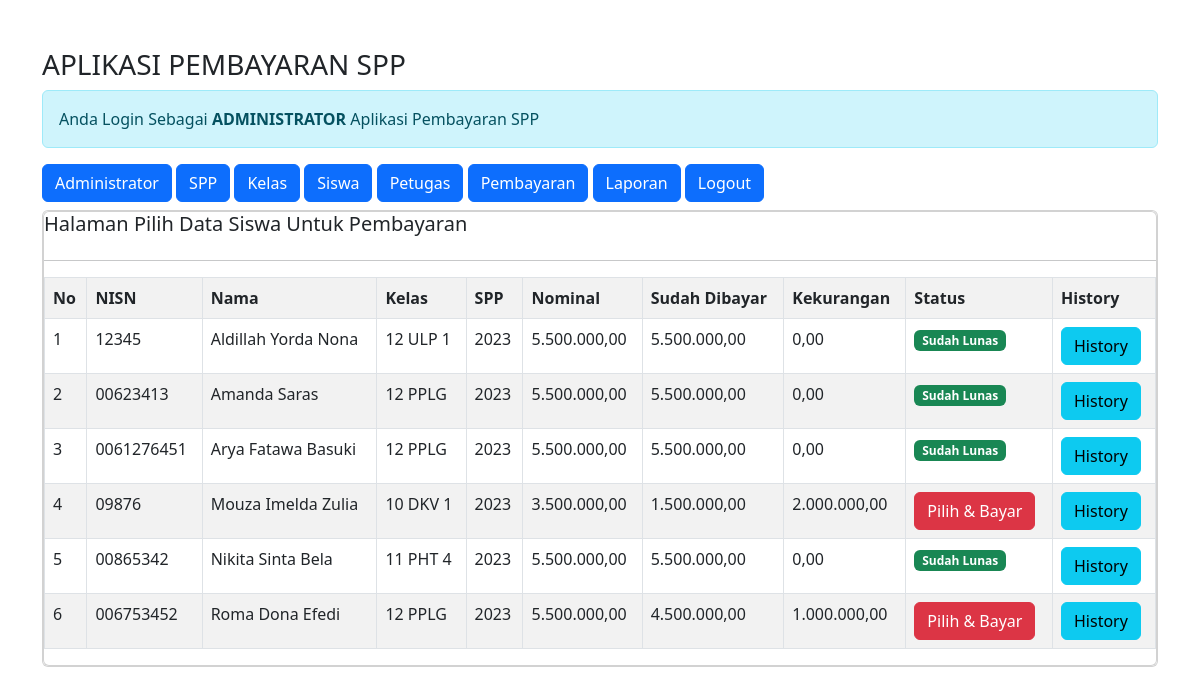
The app's page /pembayaran_ukk/admin/admin.php?url=pembayaran (signed in) with its own data.
### tables this page shows
CREATE TABLE `siswa` (
  `nisn` char(10) NOT NULL,
  `nis` char(8) NOT NULL,
  `nama` varchar(50) NOT NULL,
  `id_kelas` int(11) NOT NULL,
  `alamat` text NOT NULL,
  `no_telp` varchar(13) NOT NULL,
  `id_spp` int(11) NOT NULL
);

CREATE TABLE `kelas` (
  `id_kelas` int(11) NOT NULL,
  `nama_kelas` varchar(10) NOT NULL,
  `kopetensi_keahlian` varchar(50) NOT NULL
);

CREATE TABLE `spp` (
  `id_spp` int(11) NOT NULL,
  `tahun` int(11) NOT NULL,
  `nominal` int(11) NOT NULL
);

### pembayaran_ukk/admin/pembayaran.php (the view)
<h5>Halaman Pilih Data Siswa Untuk Pembayaran</h5>
<hr>
<table class="table table-striped table-bordered">
	<tr class="fw-bold">
		<td>No</td>
		<td>NISN</td>
		<td>Nama</td>
		<td>Kelas</td>
		<td>SPP</td>
		<td>Nominal</td>
		<td>Sudah Dibayar</td>
		<td>Kekurangan</td>
		<td>Status</td>
		<td>History</td>
	</tr>
	<?php
	include'../koneksi.php';
	$no = 1;
	$sql = "SELECT*FROM siswa,spp,kelas WHERE siswa.id_kelas=kelas.id_kelas AND siswa.id_spp=spp.id_spp ORDER By nama ASC ";
	$query = mysqli_query($koneksi, $sql);
	foreach ($query as $data){
		$data_pembayaran = mysqli_query($koneksi,"SELECT SUM(jumlah_bayar) as jumlah_bayar FROM pembayaran WHERE nisn='$data[nisn]'");
		$data_pembayaran = mysqli_fetch_array($data_pembayaran);
		$sudah_bayar = $data_pembayaran['jumlah_bayar'];
		$kekurangan = $data['nominal']-$data_pembayaran['jumlah_bayar'];
		?>
		<tr>
			<td><?= $no++; ?></td>
			<td><?= $data['nisn'] ?></td>
			<td><?= $data['nama'] ?></td>
			<td><?= $data['nama_kelas'] ?></td>
			<td><?= $data['tahun'] ?></td>
			<td><?= number_format($data['nominal'],2,',','.'); ?></td>
			<td><?= number_format($sudah_bayar,2,',','.'); ?></td>
			<td><?= number_format($kekurangan,2,',','.'); ?></td>
			<td>
				<?php
				if($kekurangan==0){
					echo"<span class='badge text-bg-success'> Sudah Lunas </span>";
				}else{ ?>
					<a href="?url=tambah-pembayaran&nisn=<?= $data['nisn'] ?>&kekurangan=<?= $kekurangan ?>" class="btn btn-danger"> Pilih & Bayar </a>
				<?php } ?>
			</td>
			<td>
				<a href="?url=history-pembayaran&nisn=<?= $data['nisn'] ?>" class="btn btn-info">History</a>
			</td>
		</tr>
    <?php } ?>
</table>

### records on screen
siswa: nisn "12345", nama "Aldillah Yorda Nona", id_kelas.nama_kelas "12 ULP 1", id_spp.tahun "2023", id_spp.nominal "5.500.000,00", sudah_bayar "5.500.000,00", kekurangan "0,00", shows "Sudah Lunas"
siswa: nisn "00623413", nama "Amanda Saras", id_kelas.nama_kelas "12 PPLG", id_spp.tahun "2023", id_spp.nominal "5.500.000,00", sudah_bayar "5.500.000,00", kekurangan "0,00", shows "Sudah Lunas"
siswa: nisn "0061276451", nama "Arya Fatawa Basuki", id_kelas.nama_kelas "12 PPLG", id_spp.tahun "2023", id_spp.nominal "5.500.000,00", sudah_bayar "5.500.000,00", kekurangan "0,00", shows "Sudah Lunas"
siswa: nisn "09876", nama "Mouza Imelda Zulia", id_kelas.nama_kelas "10 DKV 1", id_spp.tahun "2023", id_spp.nominal "3.500.000,00", sudah_bayar "1.500.000,00", kekurangan "2.000.000,00"
siswa: nisn "00865342", nama "Nikita Sinta Bela", id_kelas.nama_kelas "11 PHT 4", id_spp.tahun "2023", id_spp.nominal "5.500.000,00", sudah_bayar "5.500.000,00", kekurangan "0,00", shows "Sudah Lunas"
siswa: nisn "006753452", nama "Roma Dona Efedi", id_kelas.nama_kelas "12 PPLG", id_spp.tahun "2023", id_spp.nominal "5.500.000,00", sudah_bayar "4.500.000,00", kekurangan "1.000.000,00"
